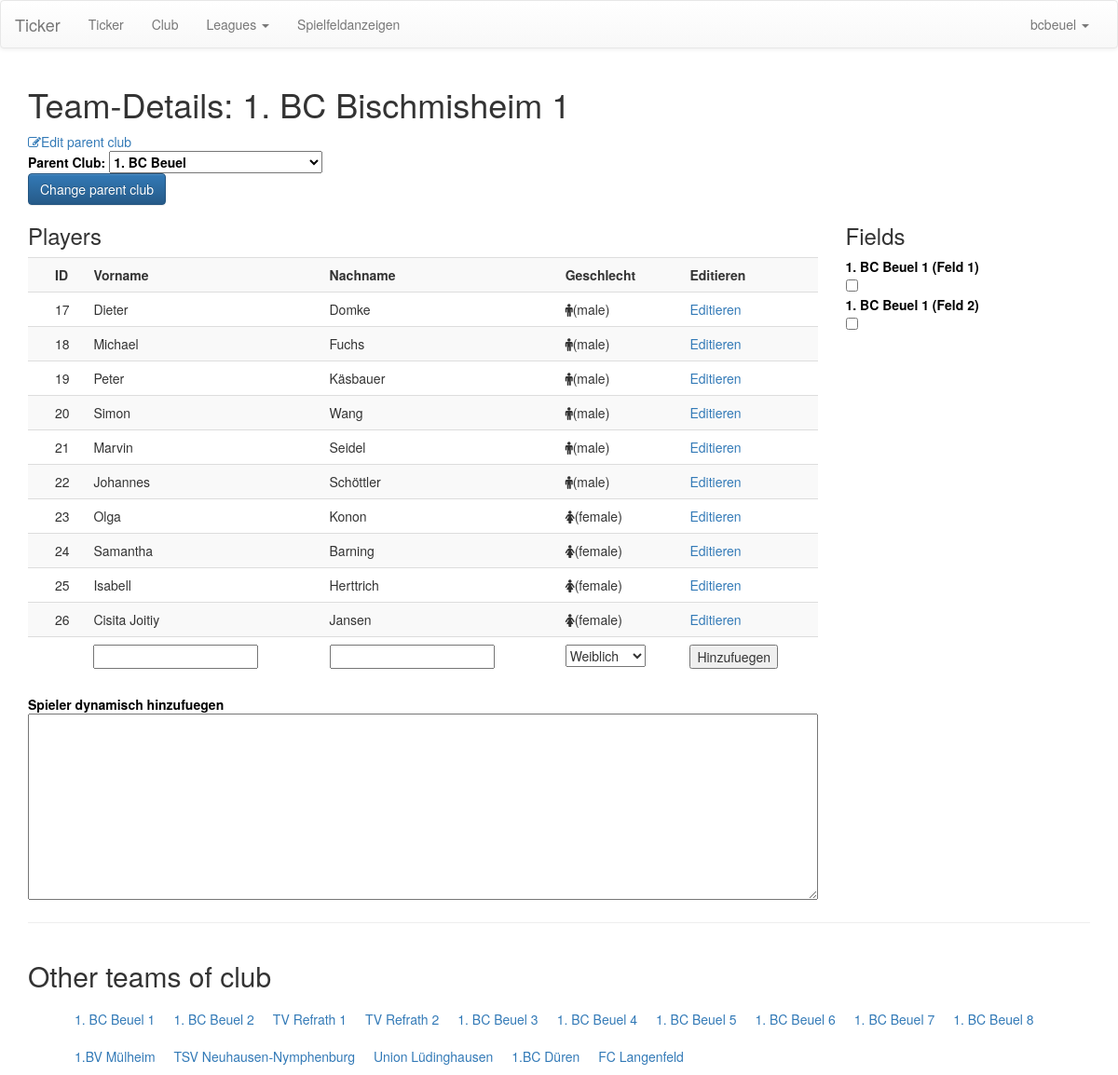
The app's page /ticker/manage/teams/details/10 (signed in) with its own data.
### ticker/models/player_clubs.py (models this page shows, shortened)
class Team(models.Model):
    parent_club = models.ForeignKey(Club, CASCADE, default=1)
    team_name = models.CharField(max_length=255)
    players = models.ManyToManyField(Player, blank=True)
    fields = models.ManyToManyField('PlayingField', blank=True)
    def get_name(self):
        return self.team_name
    def get_players(self):
        return self.players.all()
    def get_other_teams(self):
        teams =  Team.objects.filter(parent_club=self.parent_club).exclude(id=self.id)
        print(teams)
        return teams
    def get_fields_annotated(self):
        parent_club_fields = self.parent_club.fields.filter(id__in=self.fields.all().values_list('id', flat=True))
        other_club_fields = self.parent_club.fields.exclude(id__in=self.fields.all().values_list('id', flat=True))
        result = []
        for field in parent_club_fields:
            result.append((field.id, field.get_name(), 1))
        for field in other_club_fields:
            result.append((field.id, field.get_name(), 0))
        return result
    def __str__(self):
        return self.team_name

class Club(models.Model):
    club_name = models.CharField(max_length=255)
    fields = models.ManyToManyField('PlayingField', blank=True)
    def get_name(self):
        return self.club_name

class Player(models.Model):
    prename = models.CharField(max_length=255)
    lastname = models.CharField(max_length=255)
    possible_sex = (('female', 'Weiblich'),
                    ('male', 'Maennlich'))
    sex = models.CharField(max_length=32, choices=possible_sex)
    birth_date = models.DateTimeField(null=True, blank=True)

### ticker/models/fields.py (models this page shows, shortened)
class PlayingField(models.Model):
    field_name = models.CharField(max_length=255)
    def get_name(self):
        return self.field_name

### ticker/views/user_interface.py (the view)
# urls.py: url(r'^manage/teams/details/([0-9]+)/?$', manage_team_details, name='manage_teams_details'),
@login_required
def manage_team_details(request, teamid):
    teams = Team.objects.filter(id=int(teamid)).first()
    clubs = Club.objects.all()
    return render(request, 'user/manage_teams.html', dict(team=teams,
                                                          possible_sex=Player.possible_sex,
                                                          clubs=clubs))

### ticker/models/leaguestructure.py (called while the page is built)
    def get_name(self):
        return self.name

### ticker/templatetags/custom_tags.py (called while the page is built)
@register.filter
def get_club(user):
    assert(isinstance(user, User))
    p = Profile.objects.filter(user=user).first()
    if p is None:
        return None
    return p.associated_club

@register.filter
def get_leagues_club(user):
    club = get_club(user)
    leagues = League.objects.filter(teams__parent_club=club).distinct()
    return leagues

### ticker/templates/user/manage_teams.html (shortened to what this page needs)
{% extends 'user/manage_base.html' %}
{% block content %}
    <div class="container">
        <div class="row">
            <div class="col-sm-12">
                <h1>Team-Details: {{ team.get_name }}</h1>
            </div>
            <div class="col-sm-12">
                <a href="{% url 'manage_club_details' team.parent_club.id %}">
                    <i class="fa fa-edit"></i>Edit parent club
                </a>
                <br/>
                <form method="post" action="{% url 'edit_parent_club' team.id %}">
                    <label for="edit_parent_club">
                        Parent Club:
                        <select id="edit_parent_club" name="parent_club">
                            {% for club in clubs %}
                                <option value="{{ club.id }}" {% if club.id == team.parent_club.id %} selected {% endif %}>
                                    {{ club.get_name }}
                                </option>
                            {% endfor %}
                        </select>
                    </label>
                    <button class="btn btn-primary">Change parent club</button>
                </form>
            </div>
            <div class="col-sm-9">
                <form action="{% url 'player_add' %}" method="post">
                <h3>Players</h3>
                <table class="table table-striped table-responsive">
                    <tr>
                        <th></th>
                        <th>ID</th>
                        <th>Vorname</th>
                        <th>Nachname</th>
                        <th>Geschlecht</th>
                        <th>Editieren</th>
                    </tr>
                    {% for player in team.get_players %}
                    <tr>
                        <td></td>
                        <td>{{ player.id }}</td>
                        <td>{{ player.prename }}</td>
                        <td>{{ player.lastname }}</td>
                        <td>
                            <i class="fa fa-{{ player.sex }}"></i>({{ player.sex }})
                        </td>
                        <td>
                            <a href="{% url 'manage_player_profile' player.id %}">Editieren</a>
                        </td>
                    </tr>
                    {% endfor %}
                    <tr class="addrow">
                        <td></td>
                        <td></td>
                        <td>
                            <input type="text" name="prename" required/>
                        </td>
                        <td>
                            <input type="text" name="lastname" required/>
                        </td>
                        <td>
                            <select name="sex" required>
                                {% for sex in possible_sex %}
                                    <option value="{{ sex.0 }}">{{ sex.1 }}</option>
                                {% endfor %}
                            </select>
                        </td>
                        <td>
                            <button type="submit">Hinzufuegen</button>
                        </td>
                    </tr>
                </table>
                </form>
                <label for="dynamic_csv_load">Spieler dynamisch hinzufuegen</label>
                <textarea id="dynamic_csv_load" onkeydown="if(event.keyCode===9){var v=this.value,s=this.selectionStart,e=this.selectionEnd;this.value=v.substring(0, s)+'\t'+v.substring(e);this.selectionStart=this.selectionEnd=s+1;return false;}"></textarea>
            </div>
            <div class="col-sm-3">
                <h3>Fields</h3>
                {% for field in team.get_fields_annotated %}
                    <label for="field_{{ field.0 }}">
                        {{ field.1 }}
                    </label>
                    <input type="checkbox" id="field_{{ field.0 }}" name="field_{{ field.0 }}" value="{{ field.2 }}"/>
                {% endfor %}
            </div>
        </div>
        <hr/>
        <div class="row">
            <div class="col-sm-12">
                <h2>Other teams of club</h2>
                <ul class="also_relevant">
                    {% for t in team.get_other_teams %}
                        <li><a href="{% url 'manage_teams_details' t.id %}">{{ t.get_name }}</a></li>
                    {% endfor %}
                </ul>
            </div>
        </div>
    </div>
{% endblock %}

### ticker/templates/user/manage_base.html (shortened to what this page needs)
{% extends 'base.html' %}
{% load custom_tags %}
{% block navigation %}
    {% if request.user.is_authenticated %}
    <nav class="navbar navbar-default">
        <div class="container-fluid">
            <div class="navbar-header">
                <a class="navbar-brand" href="{% url 'manage_dashboard' %}">Ticker</a>
            </div>
            <div class="collapse navbar-collapse" id="bs-example-navbar-collapse-1">
                <ul class="nav navbar-nav">
                    {% url 'manage_ticker' as tickerurl %}
                    <li {% if tickerurl == request.get_full_path %} class="active" {% endif %}>
                        <a href="{{ tickerurl }}">
                            Ticker
                        </a>
                    </li>
                    <li>
                        {% with responsible_club=request.user|get_club %}
                            {% if responsible_club %}
                                <a href="{% url 'manage_club_details' responsible_club.id %}">Club</a>
                            {% else %}
                                {% if request.user.is_superuser %}
                                    <a href="{% url 'manage_clubs' %}">Club</a>
                                {% endif %}
                            {% endif %}
                        {% endwith %}
                    </li>
                    <li class="dropdown">
                        <a href="#" class="dropdown-toggle" data-toggle="dropdown" role="button" aria-haspopup="true" aria-expanded="false">
                            Leagues
                            <span class="caret"></span>
                        </a>
                    </li>
                    <li><a href="{% url 'display_dashboard' %}">Spielfeldanzeigen</a></li>
                </ul>
                <ul class="nav navbar-nav navbar-right">
                    <li class="dropdown">
                        <a href="#" class="dropdown-toggle" data-toggle="dropdown"
                           role="button" aria-haspopup="true" aria-expanded="false">{{ request.user }} <span class="caret"></span></a>
                    </li>
                </ul>
            </div>
        </div>
    </nav>
    {% endif %}
{% endblock %}

### ticker/static/css/ticker_manage.css (style rules this page uses)
ul.also_relevant { list-style: none; }
ul.also_relevant li { float:left; margin: 10px; border-radius: 3px; }
label { display: block; color: WindowText; background-color: Window; margin: 0; padding: 0; width: 100%; }

### ticker/templates/user/manage_teams.html (style rules this page uses)
#dynamic_csv_load { width: 100%; min-height: 200px; }

### records on screen
Team: get_name "1. BC Bischmisheim 1", parent_club "1. BC Beuel"
Player: id "17", prename "Dieter", lastname "Domke", sex "male"
Player: id "18", prename "Michael", lastname "Fuchs", sex "male"
Player: id "19", prename "Peter", lastname "Käsbauer", sex "male"
Player: id "20", prename "Simon", lastname "Wang", sex "male"
Player: id "21", prename "Marvin", lastname "Seidel", sex "male"
Player: id "22", prename "Johannes", lastname "Schöttler", sex "male"
Player: id "23", prename "Olga", lastname "Konon", sex "female"
Player: id "24", prename "Samantha", lastname "Barning", sex "female"
Player: id "25", prename "Isabell", lastname "Herttrich", sex "female"
Player: id "26", prename "Cisita Joitiy", lastname "Jansen", sex "female"
PlayingField: field_name "1. BC Beuel 1 (Feld 1)"
PlayingField: field_name "1. BC Beuel 1 (Feld 2)"
Team: get_name "1. BC Beuel 1"
Team: get_name "1. BC Beuel 2"
Team: get_name "TV Refrath 1"
Team: get_name "TV Refrath 2"
Team: get_name "1. BC Beuel 3"
Team: get_name "1. BC Beuel 4"
Team: get_name "1. BC Beuel 5"
Team: get_name "1. BC Beuel 6"
Team: get_name "1. BC Beuel 7"
Team: get_name "1. BC Beuel 8"
Team: get_name "1.BV Mülheim"
Team: get_name "TSV Neuhausen-Nymphenburg"
Team: get_name "Union Lüdinghausen"
Team: get_name "1.BC Düren"
Team: get_name "FC Langenfeld"

### other values on screen
{{ request.user }} "bcbeuel"
form field sex "Weiblich"
